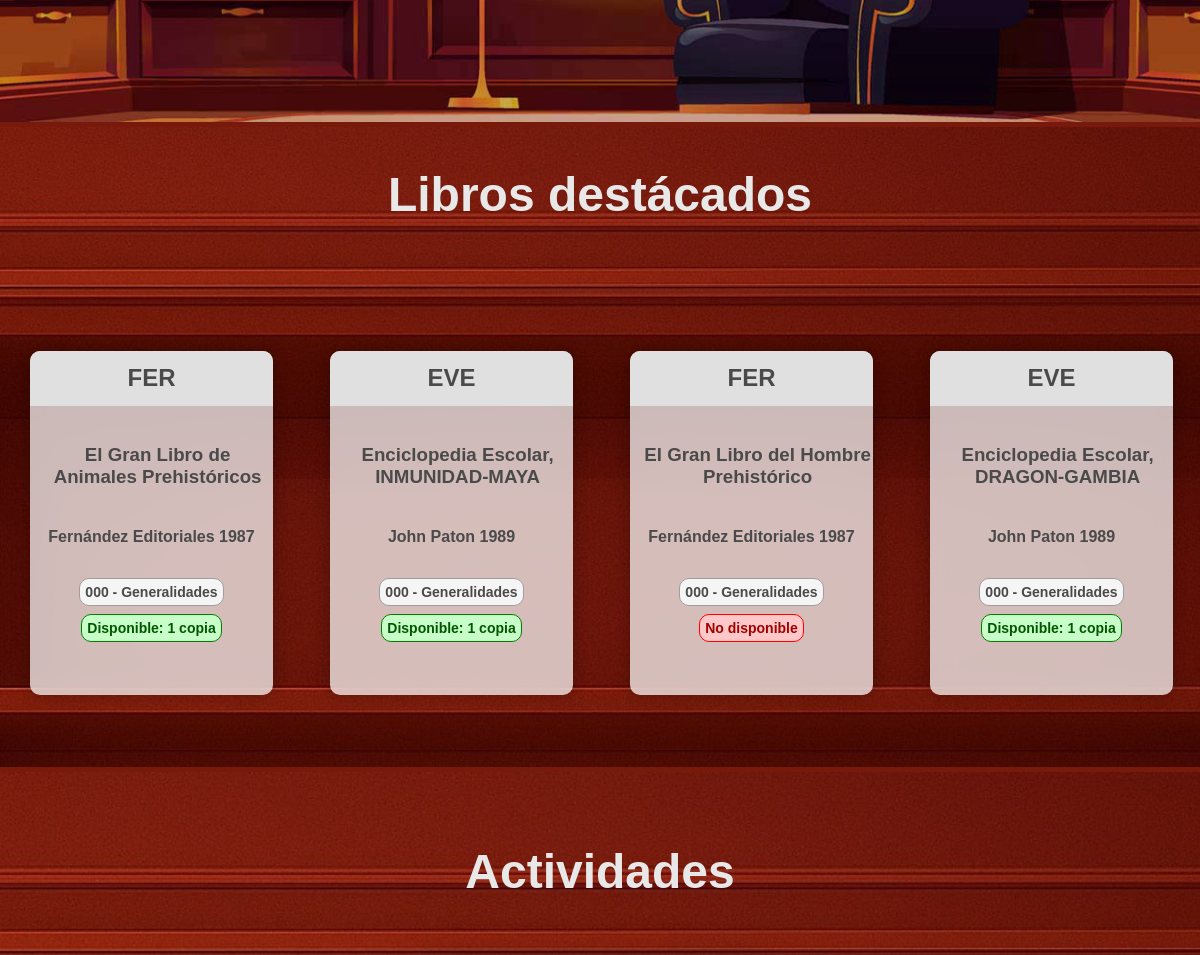
Before: / (middle part) with the older database file.
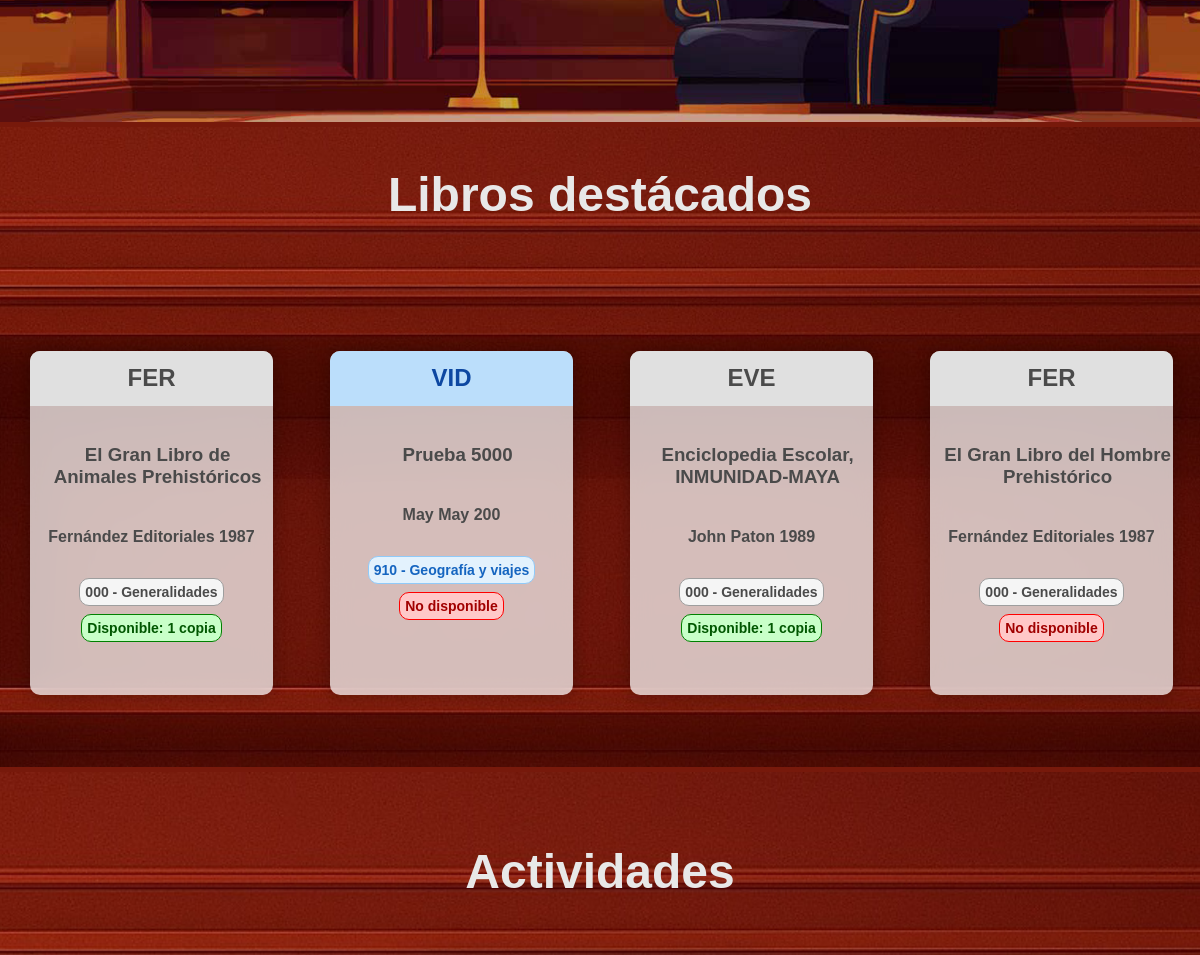
After: the same page with the newer database file.
### tables this page shows
CREATE TABLE "Libros" (
	"id_libro"	INTEGER,
	"Titulo"	TEXT NOT NULL,
	"Tomo"	INTEGER,
	"ano_publicacion"	TEXT,
	"ISBN"	TEXT,
	"numero_paginas"	INTEGER  NOT NULL,
	"numero_copias"	INTEGER  NOT NULL,
	PRIMARY KEY("id_libro" AUTOINCREMENT),
	UNIQUE("Titulo", "Tomo")
);

CREATE TABLE "SistemaDewey" (
	"codigo_seccion"	TEXT NOT NULL,
	"seccion"	TEXT NOT NULL UNIQUE,
	PRIMARY KEY("codigo_seccion")
);

### app.py (the view)
@app.route("/", methods=["GET"])
def inicio():
    session.clear()
    conexion = conexion_BD()
    query = conexion.cursor()
    query.execute("""select l.id_libro,count(l.id_libro) as cantidad, n.notacion, l.Titulo, a.nombre_autor, a.apellido_autor, l.ano_publicacion, sd.codigo_seccion, sd.seccion, l.numero_copias
                    from Prestamos p
					join libros l on p.id_libro = l.id_libro
                    join RegistroLibros r on r.id_libro = l.id_libro
                    join SistemaDewey sd on sd.codigo_seccion = r.codigo_seccion
                    join notaciones n on n.id_notacion = r.id_notacion
                    join Autores a on a.id_autor = n.id_autor
                    group by p.id_libro
                    order by cantidad desc
                    limit 4;""")
    libros_destacados = query.fetchall()
    query.close()
    conexion.close()
    return render_template("index.html",libros_destacados=libros_destacados)

### config.py (called while the page is built)
def conexion_BD():
    return sqlite3.connect(DB_PATH)

### templates/index.html (shortened to what this page needs)
<!DOCTYPE html>
<html lang="es">
<head>
    <link rel="stylesheet" href="{{ url_for('static', filename='barra_lateral.css') }}">
    <link rel="stylesheet" href="{{ url_for('static', filename='estilo_inicio.css') }}">
    <link rel="stylesheet" href="{{ url_for('static', filename='general.css') }}">
</head>
<body>
    <main>
        <section class="seccion-principal">
        </section>
    <section class="seccion-libros-destacados">
        <h1 class="h1-titulo">Libros destácados</h1>
        <div class="div-contenedor-libros-destacados">
            {% for libro in libros_destacados %}
            <a href="{{ url_for('buscar_libro', buscar=libro[3], filtro_busqueda='Titulo', categorias='Todas') }}">
            <div class="div-libro-destacado">
                <span class="span-notacion"
                    {% if (libro[7]|int) < 100 %}
                        id="h2-seccion-0"
                    {% elif (libro[7]|int) < 200 %}
                        id="h2-seccion-1"
                    {% elif (libro[7]|int) < 300 %}
                        id="h2-seccion-2"
                    {% elif (libro[7]|int) < 400 %}
                        id="h2-seccion-3"
                    {% elif (libro[7]|int) < 500 %}
                        id="h2-seccion-4"
                    {% elif (libro[7]|int) < 600 %}
                        id="h2-seccion-5"
                    {% elif (libro[7]|int) < 700 %}
                        id="h2-seccion-6"
                    {% elif (libro[7]|int) < 800 %}
                        id="h2-seccion-7"
                    {% elif (libro[7]|int) < 900 %}
                        id="h2-seccion-8"
                    {% else %}
                        id="h2-seccion-9"
                    {% endif %} >
                    <h2>{{libro[2]}}</h2>
                </span>
                <span id="span-info-libro-d">
                    <h3>{{libro[3]}}</h3>
                    <h4>{{libro[4]}}&nbsp;{{libro[5]}}
                    {{libro[6]}} </h4>
                    <h5
                        {% if (libro[7]|int) < 100 %}
                            id="h4-seccion-0"
                        {% elif (libro[7]|int) < 200 %}
                            id="h4-seccion-1"
                        {% elif (libro[7]|int) < 300 %}
                            id="h4-seccion-2"
                        {% elif (libro[7]|int) < 400 %}
                            id="h4-seccion-3"
                        {% elif (libro[7]|int) < 500 %}
                            id="h4-seccion-4"
                        {% elif (libro[7]|int) < 600 %}
                            id="h4-seccion-5"
                        {% elif (libro[7]|int) < 700 %}
                            id="h4-seccion-6"
                        {% elif (libro[7]|int) < 800 %}
                            id="h4-seccion-7"
                        {% elif (libro[7]|int) < 900 %}
                            id="h4-seccion-8"
                        {% else %}
                            id="h4-seccion-9"
                        {% endif %} >
                        {{libro[7]}} - {{libro[8]}}
                    </h5>
                </span>
                {% if libro[9]|int == 1 %}
                <span id="span-disponibilidad-libro-d"> <h4 id="h4-disponible">Disponible: {{libro[9]}} copia</h4></span>
                {% elif libro[9]|int > 1 %}
                <span id="span-disponibilidad-libro-d"> <h4 id="h4-disponible">Disponible: {{libro[9]}} copias</h4></span>
                {% else %}
                <span id="span-disponibilidad-libro-d"> <h4 id="h4-no_disponible">No disponible</h4></span>
                {% endif %}
            </div>
            </a>
            {% endfor %}
    </div>
    </section>
        <section class="seccion-actividades">
    <h1 class="h1-titulo">Actividades</h1>
</section>
    </main>
    </body>
</html>

### static/estilo_inicio.css (style rules this page uses)
.seccion-principal { background-image: url('img/portada-biblioteca-3.jpg'); background-size: cover; background-position: center; height: 90vh; }
.seccion-actividades { background-color:#77190b; background-size: cover; background-position: center; height: auto; border-top: solid 5px #77190b; text-align: center; }
.h1-titulo { color: rgb(232, 232, 232); }
.seccion-libros-destacados { background-color: bisque; background-image: url("/static/img/estanterias\ -\ v6.jpg"); background-size: cover; background-position: center; height: 80vh; border-top: solid 5px #77190b; text-align: center; }
.div-contenedor-libros-destacados { display: flex; flex-direction: row; position: relative; height: 65%; top: 17%; }
.div-contenedor-libros-destacados a { display: flex; flex-direction: row; margin-left: 30px; width: 25%; height: 85%; text-decoration: none; }
.div-libro-destacado { background-color: rgba(255, 255, 255, 0.721); backdrop-filter: blur(10px); position: relative; width: 90%; border-radius: 10px; margin-bottom: .6rem; color: #4a4a4a; transition: 0.3s ease-in-out; box-shadow: 0px 0px 14px 2px rgba(0, 0, 0, 0.199); }
.span-notacion { position: relative; display: flex; width: 100%; height: 16%; justify-content: center; align-items: center; border-top-left-radius: 10px; border-top-right-radius: 10px; background-color: rgb(204, 204, 204); }
#span-info-libro-d { top: 20px; position: relative; align-items: center; display: flex; flex-direction: column; }
#span-info-libro-d h3 { margin-left: 5%; }
#span-info-libro-d h5 { margin: 10px; border-radius: 10px; padding: 5px; font-size: 14px; }
#span-disponibilidad-libro-d { width: 100%; display: flex; justify-content: center; }
#span-disponibilidad-libro-d h4 { border-radius: 10px; padding: 5px; font-size: 14px; }
#h4-disponible { background-color: rgb(200, 255, 200); color: rgb(0, 87, 0); border: solid 1px green; }
#h4-no_disponible { background-color: rgb(255, 200, 200); color: rgb(161, 0, 0); border: solid 1px red; }
#h4-seccion-0 { background-color: #f5f5f5; color: #4a4a4a; border: solid 1px #9e9e9e; }
#h4-seccion-9 { background-color: #e3f2fd; color: #1565c0; border: solid 1px #90caf9; }
#h2-seccion-0 { background-color: #e0e0e0; color: #4a4a4a; }
#h2-seccion-9 { background-color: #bbdefb; color: #0d47a1; }
.seccion-actividades { background-image: url("/static/img/estanterias\ -\ v6.jpg"); background-size: cover; background-position: center; border-top: solid 5px #77190b; text-align: center; padding: 2rem 0; display: flex; flex-direction: column; align-items: center; }

### static/general.css (style rules this page uses)
body { margin: 0; padding: 0; font-family: Arial, sans-serif; }
h1 { font-size: 3rem; margin-bottom: 20px; }

Changed rows visible on the page:
no longer on this page (row unchanged): Libros: libro "EVE", Titulo "Enciclopedia Escolar, DRAGON-GAMBIA", libro "John", libro "Paton", ano_publicacion "1989", codigo_seccion "000", seccion "Generalidades", numero_copias "1"
added Libros: libro "VID", Titulo "Prueba 5000", libro "May", ano_publicacion "200", codigo_seccion "910", seccion "Geografía y viajes", numero_copias "No disponible"
